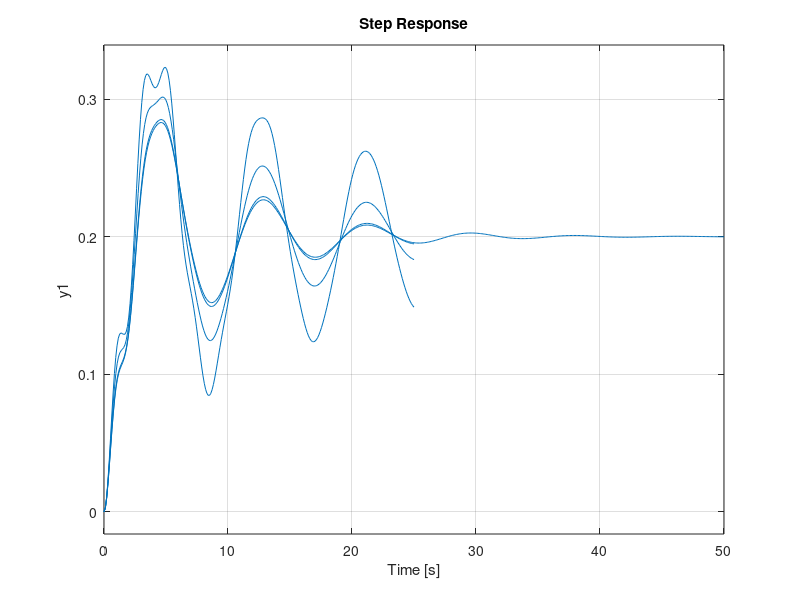

This chart was generated by the following MATLAB code:
% Marcus Hall
% ME 352 Hmwk 3
% 2/14/19


%% Question 1 %%
close,clear
m_1=2; %kg
m_2=5; %kg
k_1=5; %N/m
k_2=10; %N/m
b=1.5; % Ns/m


L = [m_2,0,k_2];
R = [m_1,b,k_1+k_2];
% converging the polynomials together
denom = conv(L,R);
% subtracting the k2^2 from the poly.
denom(5) = denom(5)-k_2^2;

% setting up the transfer function
sys=tf(L,denom);

% plotting the step and impulse on the same figure
step(sys)
hold on
impulse(sys)
legend('Step','Impluse')
title('Transfer Function')





%% question 2 %%
% from prob 1 we know the final value is 0.2
close
fv = 0.2*.02;
t = (0:0.1:25)'';

y_val = 1;
i= 1;

m_1=2; %kg
m_2=5; %kg
k_1=5; %N/m
k_2=10; %N/m

b = .01;
% Ns/m

while (abs(0.2-y_val)>fv)
L = [m_2,0,k_2];
R = [m_1,b,k_1+k_2];
% converging the polynomials together
denom = conv(L,R);
% subtracting the k2^2 from the poly.
denom(5) = denom(5)-k_2^2;

% setting up the transfer function
sys=tf(L,denom);
y = step(sys,t);
% we need when time = 20 
slot = 20/0.1;
y_val=y(slot)

b=b+0.01;

if(b == 10)
    break
end
i = i +1;
if(mod(i,100)==0)
step(sys,25)
hold on
pause
end

end
y_val
b
i

step(sys)

